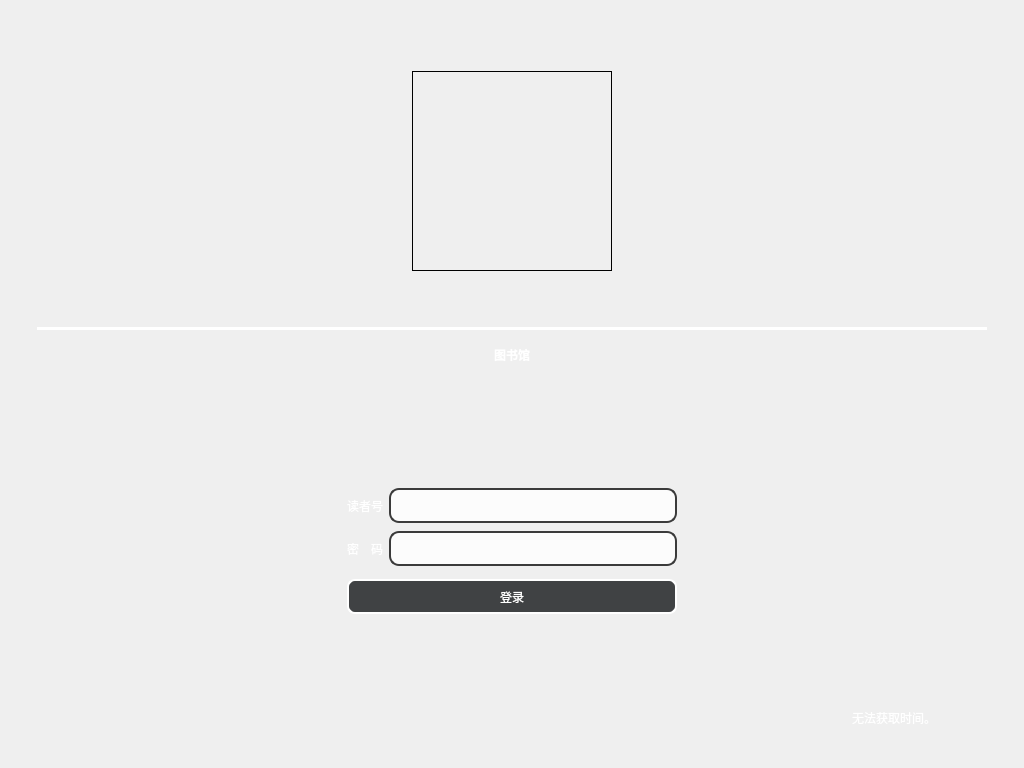
<?xml version="1.0" encoding="UTF-8"?>
<ui version="4.0">
 <class>LoginWindow</class>
 <widget class="QDialog" name="LoginWindow">
  <property name="geometry">
   <rect>
    <x>0</x>
    <y>0</y>
    <width>1024</width>
    <height>768</height>
   </rect>
  </property>
  <property name="windowTitle">
   <string>MainWindow</string>
  </property>
  <property name="styleSheet">
   <string notr="true">#LoginWindow
{
	border-image:url(:/Wallpaper/wallpaper_1.jpg);
}</string>
  </property>
  <layout class="QVBoxLayout" name="verticalLayout_2">
   <item>
    <widget class="QWidget" name="centralWidget" native="true">
     <property name="styleSheet">
      <string notr="true">#centralwidget
{
	background-color:rgba(0,0,0,50);
}
QLabel
{
	font:14pt &quot;黑体&quot;;
	color:white;
}
QLineEdit
{
	
	font: 75 12pt &quot;微软雅黑&quot;;
	border-radius: 10px;
	border: 2px solid #3b3b3b;
	background-color:rgba(255,255,255,200);
}
QLineEdit:focus
{
	background-color:white;
}
QPushButton
{
	border: 2px solid white;
	border-radius: 8px;
	background-color:rgb(64, 66, 68);
	font: 12pt &quot;黑体&quot;;
	color:white;
}
QPushButton:hover, QPushButton:focus
{
	border-color: black;
	background-color:#e3e3e3;
	color:black;
}
QPushButton:pressed
{
	border-color:white;
	background-color:black;
	color:white;
}</string>
     </property>
     <layout class="QVBoxLayout" name="verticalLayout_4">
      <item>
       <spacer name="verticalSpacer_2">
        <property name="orientation">
         <enum>Qt::Vertical</enum>
        </property>
        <property name="sizeHint" stdset="0">
         <size>
          <width>20</width>
          <height>22</height>
         </size>
        </property>
       </spacer>
      </item>
      <item>
       <layout class="QHBoxLayout" name="LogoLayout">
        <item>
         <widget class="QLabel" name="logo">
          <property name="sizePolicy">
           <sizepolicy hsizetype="Fixed" vsizetype="Fixed">
            <horstretch>0</horstretch>
            <verstretch>0</verstretch>
           </sizepolicy>
          </property>
          <property name="minimumSize">
           <size>
            <width>200</width>
            <height>200</height>
           </size>
          </property>
          <property name="styleSheet">
           <string notr="true">border: 1px solid;
border-image: url(:/Icon/logo-white.png);</string>
          </property>
          <property name="text">
           <string/>
          </property>
         </widget>
        </item>
       </layout>
      </item>
      <item>
       <spacer name="verticalSpacer_5">
        <property name="orientation">
         <enum>Qt::Vertical</enum>
        </property>
        <property name="sizeType">
         <enum>QSizePolicy::Fixed</enum>
        </property>
        <property name="sizeHint" stdset="0">
         <size>
          <width>20</width>
          <height>50</height>
         </size>
        </property>
       </spacer>
      </item>
      <item>
       <layout class="QHBoxLayout" name="LineLayout">
        <item>
         <widget class="Line" name="line">
          <property name="sizePolicy">
           <sizepolicy hsizetype="Maximum" vsizetype="Fixed">
            <horstretch>0</horstretch>
            <verstretch>0</verstretch>
           </sizepolicy>
          </property>
          <property name="minimumSize">
           <size>
            <width>950</width>
            <height>0</height>
           </size>
          </property>
          <property name="styleSheet">
           <string notr="true">#line
{
	border: 2px solid white;
}</string>
          </property>
          <property name="orientation">
           <enum>Qt::Horizontal</enum>
          </property>
         </widget>
        </item>
       </layout>
      </item>
      <item>
       <spacer name="verticalSpacer_6">
        <property name="orientation">
         <enum>Qt::Vertical</enum>
        </property>
        <property name="sizeType">
         <enum>QSizePolicy::Fixed</enum>
        </property>
        <property name="sizeHint" stdset="0">
         <size>
          <width>20</width>
          <height>10</height>
         </size>
        </property>
       </spacer>
      </item>
      <item>
       <layout class="QHBoxLayout" name="NameLayout">
        <item>
         <widget class="QLabel" name="name">
          <property name="sizePolicy">
           <sizepolicy hsizetype="Fixed" vsizetype="Fixed">
            <horstretch>0</horstretch>
            <verstretch>0</verstretch>
           </sizepolicy>
          </property>
          <property name="minimumSize">
           <size>
            <width>150</width>
            <height>0</height>
           </size>
          </property>
          <property name="styleSheet">
           <string notr="true">#name
{
	font: 36pt &quot;宋体&quot;;
	font-weight:bold;
}</string>
          </property>
          <property name="text">
           <string>图书馆</string>
          </property>
          <property name="alignment">
           <set>Qt::AlignCenter</set>
          </property>
         </widget>
        </item>
       </layout>
      </item>
      <item>
       <spacer name="verticalSpacer">
        <property name="orientation">
         <enum>Qt::Vertical</enum>
        </property>
        <property name="sizeHint" stdset="0">
         <size>
          <width>20</width>
          <height>40</height>
         </size>
        </property>
       </spacer>
      </item>
      <item>
       <layout class="QHBoxLayout" name="ErrorInfoLayout">
        <item>
         <widget class="QLabel" name="errorInfo">
          <property name="sizePolicy">
           <sizepolicy hsizetype="Fixed" vsizetype="Fixed">
            <horstretch>0</horstretch>
            <verstretch>0</verstretch>
           </sizepolicy>
          </property>
          <property name="minimumSize">
           <size>
            <width>150</width>
            <height>0</height>
           </size>
          </property>
          <property name="styleSheet">
           <string notr="true">#errorInfo
{
}</string>
          </property>
          <property name="text">
           <string/>
          </property>
          <property name="alignment">
           <set>Qt::AlignCenter</set>
          </property>
         </widget>
        </item>
       </layout>
      </item>
      <item>
       <spacer name="verticalSpacer_7">
        <property name="orientation">
         <enum>Qt::Vertical</enum>
        </property>
        <property name="sizeType">
         <enum>QSizePolicy::Fixed</enum>
        </property>
        <property name="sizeHint" stdset="0">
         <size>
          <width>20</width>
          <height>10</height>
         </size>
        </property>
       </spacer>
      </item>
      <item>
       <layout class="QHBoxLayout" name="LoginFormLayout">
        <item>
         <widget class="QWidget" name="loginForm" native="true">
          <property name="sizePolicy">
           <sizepolicy hsizetype="Fixed" vsizetype="Fixed">
            <horstretch>0</horstretch>
            <verstretch>0</verstretch>
           </sizepolicy>
          </property>
          <property name="minimumSize">
           <size>
            <width>400</width>
            <height>200</height>
           </size>
          </property>
          <property name="styleSheet">
           <string notr="true"/>
          </property>
          <layout class="QVBoxLayout" name="verticalLayout">
           <property name="leftMargin">
            <number>35</number>
           </property>
           <property name="topMargin">
            <number>35</number>
           </property>
           <property name="rightMargin">
            <number>35</number>
           </property>
           <property name="bottomMargin">
            <number>35</number>
           </property>
           <item>
            <layout class="QHBoxLayout" name="usernameLayout">
             <item>
              <widget class="QLabel" name="usernameLabel">
               <property name="styleSheet">
                <string notr="true"/>
               </property>
               <property name="text">
                <string>读者号</string>
               </property>
              </widget>
             </item>
             <item>
              <widget class="QLineEdit" name="username">
               <property name="sizePolicy">
                <sizepolicy hsizetype="Expanding" vsizetype="Fixed">
                 <horstretch>0</horstretch>
                 <verstretch>0</verstretch>
                </sizepolicy>
               </property>
               <property name="minimumSize">
                <size>
                 <width>0</width>
                 <height>35</height>
                </size>
               </property>
              </widget>
             </item>
            </layout>
           </item>
           <item>
            <layout class="QHBoxLayout" name="passwordLayout">
             <item>
              <widget class="QLabel" name="passwordLabel">
               <property name="styleSheet">
                <string notr="true"/>
               </property>
               <property name="text">
                <string>密　码</string>
               </property>
              </widget>
             </item>
             <item>
              <widget class="QLineEdit" name="password">
               <property name="minimumSize">
                <size>
                 <width>0</width>
                 <height>35</height>
                </size>
               </property>
               <property name="echoMode">
                <enum>QLineEdit::Password</enum>
               </property>
              </widget>
             </item>
            </layout>
           </item>
           <item>
            <spacer name="verticalSpacer_4">
             <property name="orientation">
              <enum>Qt::Vertical</enum>
             </property>
             <property name="sizeType">
              <enum>QSizePolicy::Fixed</enum>
             </property>
             <property name="sizeHint" stdset="0">
              <size>
               <width>20</width>
               <height>5</height>
              </size>
             </property>
            </spacer>
           </item>
           <item>
            <widget class="QPushButton" name="LoginButton">
             <property name="minimumSize">
              <size>
               <width>0</width>
               <height>35</height>
              </size>
             </property>
             <property name="text">
              <string>登录</string>
             </property>
            </widget>
           </item>
          </layout>
         </widget>
        </item>
       </layout>
      </item>
      <item>
       <spacer name="verticalSpacer_3">
        <property name="orientation">
         <enum>Qt::Vertical</enum>
        </property>
        <property name="sizeHint" stdset="0">
         <size>
          <width>20</width>
          <height>40</height>
         </size>
        </property>
       </spacer>
      </item>
      <item>
       <layout class="QHBoxLayout" name="footerLayout">
        <property name="rightMargin">
         <number>10</number>
        </property>
        <item>
         <spacer name="horizontalSpacer">
          <property name="orientation">
           <enum>Qt::Horizontal</enum>
          </property>
          <property name="sizeHint" stdset="0">
           <size>
            <width>40</width>
            <height>20</height>
           </size>
          </property>
         </spacer>
        </item>
        <item>
         <widget class="QLabel" name="Time">
          <property name="sizePolicy">
           <sizepolicy hsizetype="Minimum" vsizetype="Preferred">
            <horstretch>0</horstretch>
            <verstretch>0</verstretch>
           </sizepolicy>
          </property>
          <property name="minimumSize">
           <size>
            <width>200</width>
            <height>0</height>
           </size>
          </property>
          <property name="text">
           <string>无法获取时间。</string>
          </property>
          <property name="alignment">
           <set>Qt::AlignCenter</set>
          </property>
         </widget>
        </item>
       </layout>
      </item>
      <item>
       <spacer name="verticalSpacer_8">
        <property name="orientation">
         <enum>Qt::Vertical</enum>
        </property>
        <property name="sizeType">
         <enum>QSizePolicy::Maximum</enum>
        </property>
        <property name="sizeHint" stdset="0">
         <size>
          <width>20</width>
          <height>20</height>
         </size>
        </property>
       </spacer>
      </item>
     </layout>
    </widget>
   </item>
  </layout>
 </widget>
 <resources/>
 <connections>
  <connection>
   <sender>LoginButton</sender>
   <signal>clicked()</signal>
   <receiver>LoginWindow</receiver>
   <slot>onLoginButtonClicked()</slot>
   <hints>
    <hint type="sourcelabel">
     <x>511</x>
     <y>614</y>
    </hint>
    <hint type="destinationlabel">
     <x>511</x>
     <y>383</y>
    </hint>
   </hints>
  </connection>
 </connections>
 <slots>
  <slot>onLoginButtonClicked()</slot>
 </slots>
</ui>
